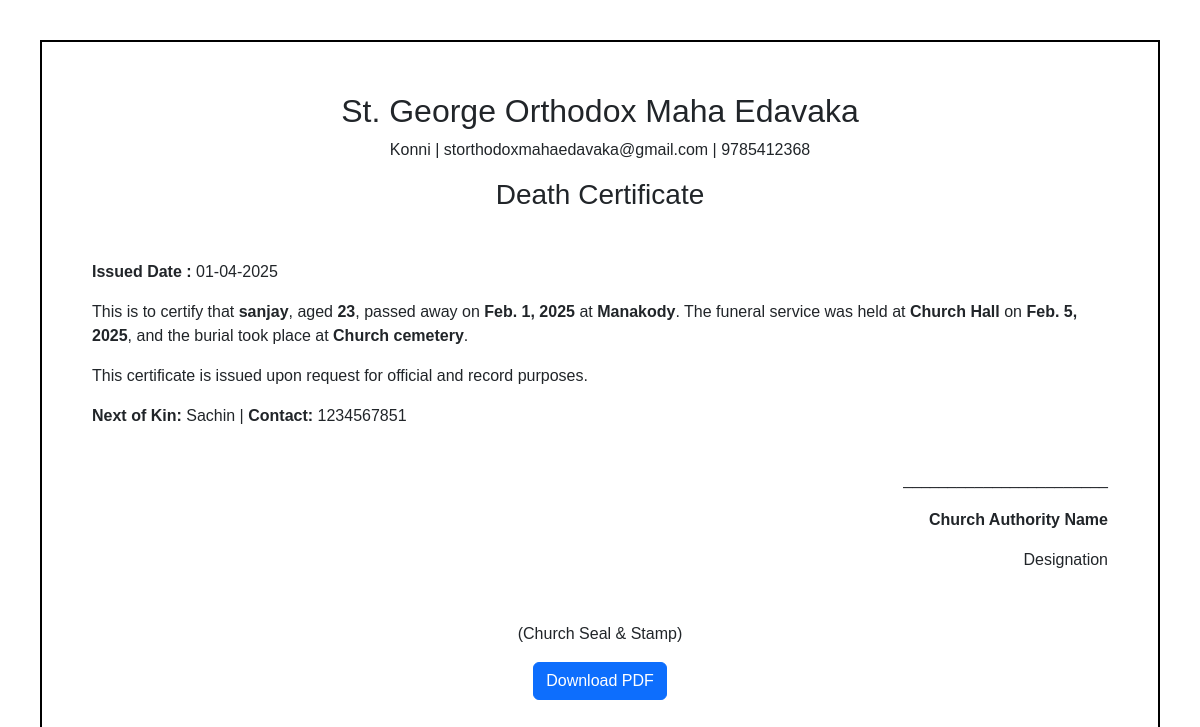
Screenshot of /death_certificate/1 (signed in) with the database file from the repository.
### app/models.py (models this page shows, shortened)
class Death_Record(models.Model):
    member = models.ForeignKey(User, on_delete=models.CASCADE, null=True, blank=True, related_name="death_records")
    applied_by = models.ForeignKey(User, on_delete=models.CASCADE, related_name="applied_death_records", null=True, blank=True,)  # User who submitted the record
    date_of_death = models.DateField()
    place_of_death = models.CharField(max_length=255)
    funeral_date = models.DateField(blank=True, null=True)
    funeral_location = models.CharField(max_length=255, blank=True, null=True)
    burial_place = models.CharField(max_length=255, blank=True, null=True)
    next_of_kin = models.CharField(max_length=255, blank=True, null=True)
    contact_number = models.CharField(max_length=15, blank=True, null=True)
    priest=models.CharField(max_length=255,blank=True, null=True)
    created_at = models.DateTimeField(auto_now_add=True)
    updated_at = models.DateTimeField(auto_now=True)
    is_approved = models.BooleanField(default=False)

### app/views.py (the view, shortened to what this page needs)
# urls.py: path('death_certificate/<int:record_id>', Death_Certificate_View.as_view(),name='death_certificate'),
@method_decorator(Login_required,name='dispatch')
class Death_Certificate_View(View):
    def get(self, request, record_id, *args, **kwargs):
        try:
            death = Death_Record.objects.get(id=record_id)
            data = death.member
            person = UserProfile_Model.objects.get(user=data)
            age = person.age
        except Death_Record.DoesNotExist:
            raise Http404("Death record not found")
        except UserProfile_Model.DoesNotExist:
            raise Http404("User profile not found")
        today = date.today()
        formatted_date = today.strftime("%d-%m-%Y")
        html_content = render_to_string('death_certificate.html', {
            'death': death,
            'formatted_date': formatted_date,
            'age': age
        })
        return render(request, 'death_certificate.html', {
            'death': death,
            'formatted_date': formatted_date,
            'age': age
        })

### app/views.py (called while the page is built)
def Login_required(fn):
    def wrapper(request,*args,**kwargs):
        if not request.user.is_authenticated:
            return redirect('login')
        else:
            return fn(request,*args,**kwargs)
    return wrapper

### app/templates/death_certificate.html (shortened to what this page needs)
<!DOCTYPE html>
<html lang="en">
<head>
    <link href="https://cdn.jsdelivr.net/npm/bootstrap@5.3.3/dist/css/bootstrap.min.css" rel="stylesheet">
</head>
<body>
    <div class="header">
        <h2>St. George Orthodox Maha Edavaka</h2>
        <p>Konni | storthodoxmahaedavaka@gmail.com | 9785412368</p>
        <h3>Death Certificate</h3>
    </div>
    <div class="content mt-5">
        <p><strong>Issued Date : </strong>{{formatted_date}}</p>
        <p>This is to certify that <strong>{{death.member}}</strong>, aged <strong>{{age}}</strong>, passed away on <strong>{{death.date_of_death}}</strong> at <strong>{{death.place_of_death}}</strong>. The funeral service was held at <strong>{{death.funeral_location}}</strong> on <strong>{{death.funeral_date}}</strong>, and the burial took place at <strong>{{death.burial_place}}</strong>.</p>
        <p>This certificate is issued upon request for official and record purposes.</p>
        <p><strong>Next of Kin:</strong> {{death.next_of_kin}} | <strong>Contact:</strong> {{death.contact_number}}</p>
    </div>
    <div class="signature">
        <p>_______________________</p>
        <p><strong>Church Authority Name</strong></p>
        <p>Designation</p>
    </div>
    <div class="footer">
        <p>(Church Seal & Stamp)</p>
    </div>
    {% if not request.GET.download %}
        <div class="text-center">
            <a href="?download=true" class="btn btn-primary download-btn">Download PDF</a>
        </div>
    {% endif %}
</body>
</html>

### app/templates/death_certificate.html (style rules this page uses)
body { font-family: Arial, sans-serif; margin: 40px; padding: 20px; border: 2px solid black; padding: 50px; padding-bottom: 200px; }
.header { text-align: center; }
.content { margin-top: 20px; }
.footer { margin-top: 50px; text-align: center; }
.signature { margin-top: 40px; text-align: right; }

### rows the page displays
Death_Record: member "sanjay", date_of_death "Feb. 1, 2025", place_of_death "Manakody", funeral_location "Church Hall", funeral_date "Feb. 5, 2025", burial_place "Church cemetery", next_of_kin "Sachin", contact_number "1234567851"

### other values shown
{{ age }} "23"
